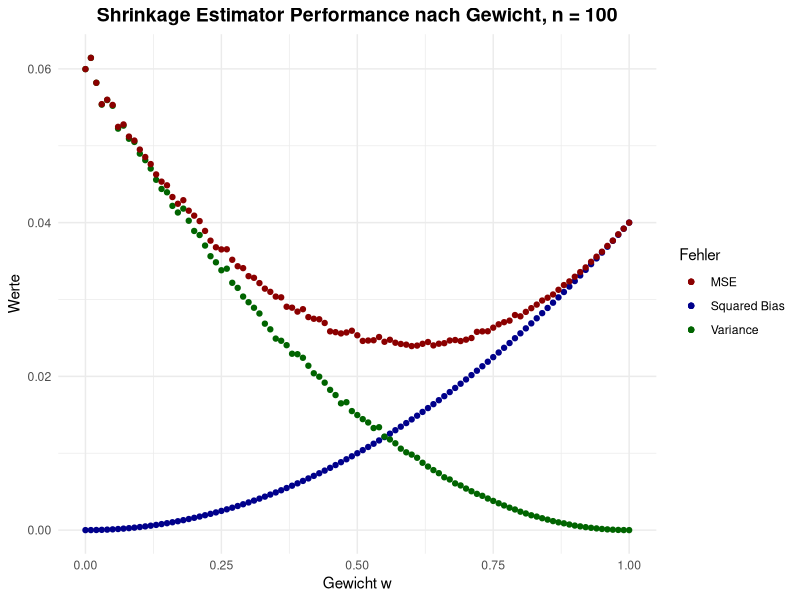

Here is the R script that generated this plot: (Note: a time limit stopped this script after it produced the figure.)
library(tidyverse)
library(MASS)

## Aufgabe b)

# Parameter
p <- 5
n <- 100
M <- 1000
Sigma <- matrix(c( 1 , rep (.1 ,4) , .1 , 1 , rep ( .1 , 3 ) , .1 , .1 , 1 , .1 , .1 , rep(.1 ,3) ,1 ,.1 , rep (.1 ,4) ,1) ,5 ,5)
mu <- c(rep(0,p))
w <- 0:100/100
gamma <- (1/5) * sum(diag(Sigma))

# Funktion erstellen um Fehler für jeweiliges Gewicht w zu erhalten
# Parameter: Anzahl von Iterationen M, Beobachtungen n, Gewicht w

get_errors <- function(M, n, w){
  
  # Zwischenspeicher für Squared Bias, Variance, MSE
  sum_bias <- 0
  sum_var <- 0
  sum_mse <- 0
  
  for (i in (1:M)){
    
    X <- mvrnorm(n, mu, Sigma)
    S <- (1/n) * t(X) %*% X
    shrink_est <- w * gamma * diag(p) + (1-w) * S
    
    # Erwartungswert des Shrinkage Estimators
    expectation_of_shrink_est <- w * gamma * diag(p) + (1-w) * Sigma 
    
    # Squared Bias # gleich für jede Iteration!
    A <- expectation_of_shrink_est - Sigma
    sum_bias <- sum_bias + (1/p) * norm(A, type = "F")^2
    
    # Variance
    B <- shrink_est - expectation_of_shrink_est
    sum_var <- sum_var + (1/p) * norm(B, type = "F")^2
    
    # Mean Squared Error
    C <- shrink_est - Sigma
    sum_mse <- sum_mse + (1/p) * norm(C, type = "F")^2
    
  }
  
  squared_bias <- (1/M) * sum_bias
  variance <- (1/M) * sum_var
  mse <- (1/M) * sum_mse
  
  return(c(w, squared_bias, variance, mse))
}

  
# Data Frame als Speicher für Fehlertherme und zugehöriges Gewicht
storage <- data.frame(array(0, dim = c(length(w), 4)))
colnames(storage) <- c("Weight", "SquaredBias", "Variance", "MSE")

# Berechnung
for (i in (1:101)){
  storage[i,] <- get_errors(M, n=100, w[i])
  print(i)
}
View(storage)

storage$Weight

ggplot() + 
  geom_point(aes(x=storage$Weight, y = storage$SquaredBias, color = "Squared Bias"), show.legend = TRUE) + 
  geom_point(aes(x=storage$Weight, y = storage$Variance, color = "Variance"), show.legend = TRUE) + 
  geom_point(aes(x=storage$Weight, y = storage$MSE, color = "MSE"), show.legend = TRUE) + 
  labs(x = "Gewicht w", y = "Werte", title = "Shrinkage Estimator Performance nach Gewicht, n = 100") +
  scale_color_manual(
    values = c("Squared Bias" = "darkblue", "Variance" = "darkgreen", "MSE" = "darkred"),
    name = "Fehler"
  ) + 
  theme_minimal() +
  theme(
    plot.title = element_text(face = "bold", size = 14, hjust = 0.5)
  )

# Empirisch optimales Gewicht w bestimmen
w_optimal <- storage$Weight[which.min(storage$MSE)]
w_optimal


# Durchführung mit n = 1000

storage_mod <- data.frame(array(0, dim = c(length(w), 4)))
colnames(storage_mod) <- c("Weight", "SquaredBias", "Variance", "MSE")

for (i in (1:101)){
  storage_mod[i,] <- get_errors(M, n=1000, w[i])
  print(i)
}

ggplot() + 
  geom_point(aes(x=storage_mod$Weight, y = storage_mod$SquaredBias, color = "Squared Bias"), show.legend = TRUE) + 
  geom_point(aes(x=storage_mod$Weight, y = storage_mod$Variance, color = "Variance"), show.legend = TRUE) + 
  geom_point(aes(x=storage_mod$Weight, y = storage_mod$MSE, color = "MSE"), show.legend = TRUE) + 
  labs(x = "Gewicht w", y = "Werte", title = "Shrinkage Estimator Performance nach Gewicht, n = 1000") +
  scale_color_manual(
    values = c("Squared Bias" = "darkblue", "Variance" = "darkgreen", "MSE" = "darkred"),
    name = "Fehler"
  ) + 
  theme_minimal() +
  theme(
    plot.title = element_text(face = "bold", size = 14, hjust = 0.5)
  )

w_optimal_mod <- storage_mod$Weight[which.min(storage_mod$MSE)]
w_optimal_mod
